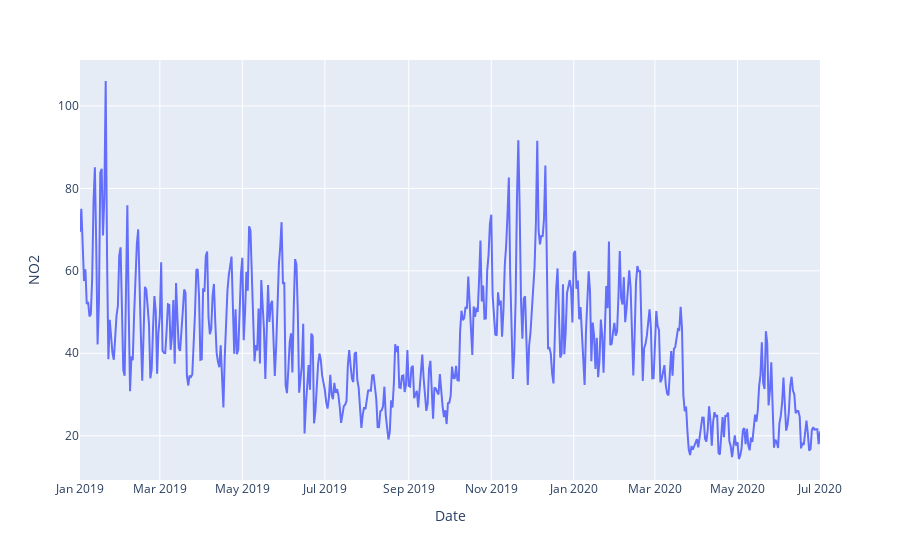

Notebook cell for this chart:
### Markdown cell above
# Pattern of NO2 in 2019 and 2020

### Code cell
px.line(data_frame=Delhi_19_20, x='Date', y='NO2')

### Figure 1 — Plotly figure (JSON) as saved in the notebook; plotly's stock layout.template omitted (floating-point values rounded to 4 significant figures; data arrays with more than 128 entries replaced by an {"elided": "..."} marker saying what was removed)
{"data": [{"hovertemplate": "Date=%{x}<br>NO2=%{y}<extra></extra>", "legendgroup": "", "line": {"color": "#636efa", "dash": "solid"}, "mode": "lines", "name": "", "orientation": "v", "showlegend": false, "type": "scatter", "x": {"elided": "548 str values"}, "xaxis": "x", "y": {"elided": "548 float values"}, "yaxis": "y"}], "layout": {"legend": {"tracegroupgap": 0}, "margin": {"t": 60}, "xaxis": {"anchor": "y", "domain": [0, 1], "title": {"text": "Date"}}, "yaxis": {"anchor": "x", "domain": [0, 1], "title": {"text": "NO2"}}}}
